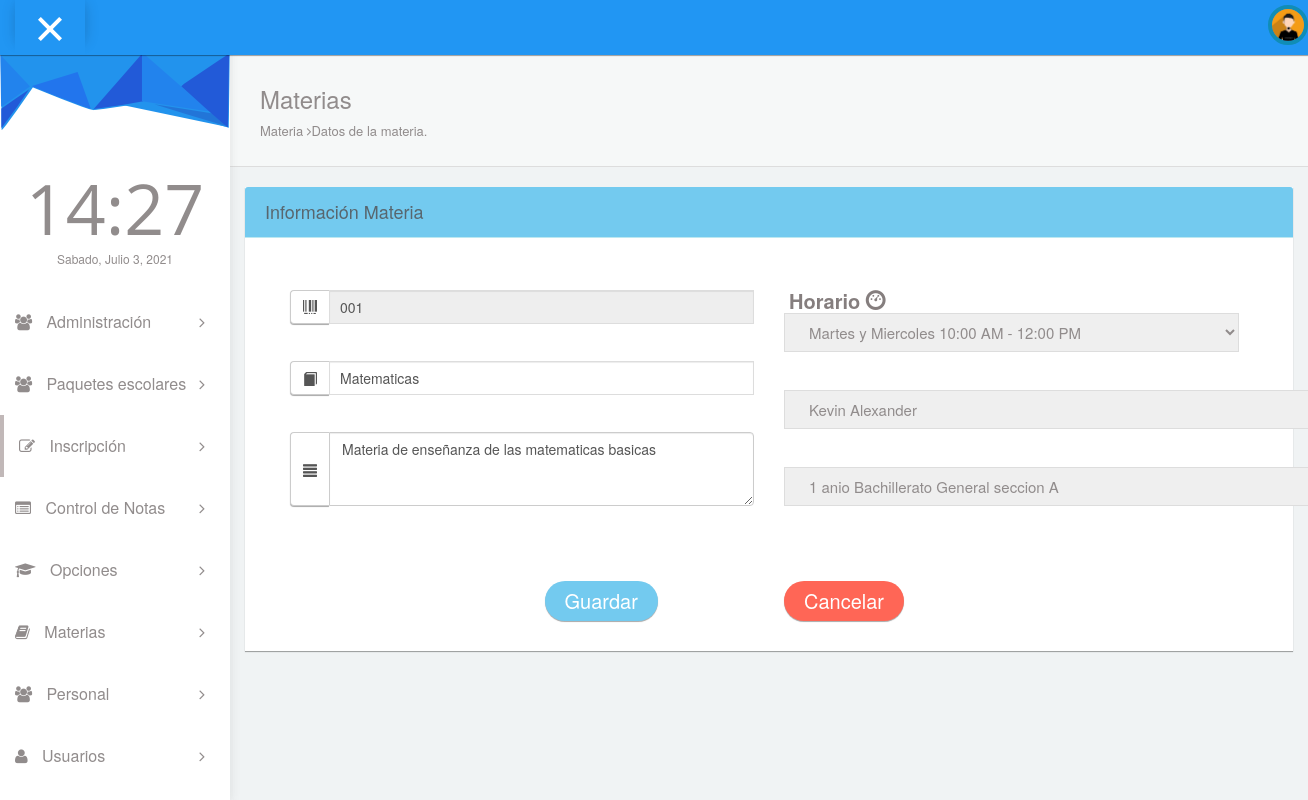
Page /pages/editmateria.php?id=1 on the committed database.
### tables this page shows
CREATE TABLE `tpersonal_materia` (
  `eid_pm` int(11) NOT NULL AUTO_INCREMENT,
  `efk_idpersonal` int(11) NOT NULL,
  `efk_idmateria` int(11) NOT NULL,
  PRIMARY KEY (`eid_pm`),
  KEY `fk_personal` (`efk_idpersonal`),
  KEY `fk_materia` (`efk_idmateria`),
  CONSTRAINT `fk_materia` FOREIGN KEY (`efk_idmateria`) REFERENCES `tmaterias` (`eid_materia`),
  CONSTRAINT `fk_personal` FOREIGN KEY (`efk_idpersonal`) REFERENCES `tpersonal` (`eid_personal`)
);

CREATE TABLE `tmaterias` (
  `eid_materia` int(11) NOT NULL AUTO_INCREMENT,
  `ccodigo` varchar(10) NOT NULL,
  `cnombre` varchar(30) NOT NULL,
  `cdescripcion` varchar(200) NOT NULL,
  `efk_idopcion` int(11) NOT NULL,
  `efk_idhorario` int(11) NOT NULL,
  `estado` int(11) NOT NULL,
  `anio` int(11) NOT NULL,
  PRIMARY KEY (`eid_materia`),
  KEY `fkopcion` (`efk_idopcion`),
  KEY `fkhorario_idx` (`efk_idhorario`),
  CONSTRAINT `fkhorario` FOREIGN KEY (`efk_idhorario`) REFERENCES `thorarios` (`eid_horario`) ON DELETE NO ACTION ON UPDATE NO ACTION,
  CONSTRAINT `fkopcion` FOREIGN KEY (`efk_idopcion`) REFERENCES `topciones` (`eid_opcion`)
);

### pages/editmateria.php (the view, shortened to what this page needs)
<?php
$id = $_REQUEST["id"];
include "../config/conexion.php";
$result = $conexion->query("select * from tmaterias,tpersonal_materia where eid_materia=" . $id." and efk_idmateria=".$id);
if ($result) {
    while ($fila = $result->fetch_object()) {
        $codigomateriaR   = $fila->ccodigo;
        $nombremateriaR   = $fila->cnombre;
        $descripcionR = $fila->cdescripcion;
        $idopcion = $fila->efk_idopcion;
        $idhorario = $fila->efk_idhorario;
        $iddocente=$fila->efk_idpersonal;
    }
}
?>
<!DOCTYPE html>
<html lang="en">
<head>
  <link rel="stylesheet" type="text/css" href="../asset/css/bootstrap.min.css">
  <link rel="stylesheet" type="text/css" href="../asset/css/plugins/font-awesome.min.css"/>
  <link rel="stylesheet" type="text/css" href="../asset/css/plugins/animate.min.css"/>
  <link rel="stylesheet" type="text/css" href="../asset/css/plugins/nouislider.min.css"/>
  <link rel="stylesheet" type="text/css" href="../asset/css/plugins/select2.min.css"/>
  <link rel="stylesheet" type="text/css" href="../asset/css/plugins/ionrangeslider/ion.rangeSlider.css"/>
  <link rel="stylesheet" type="text/css" href="../asset/css/plugins/ionrangeslider/ion.rangeSlider.skinFlat.css"/>
  <link rel="stylesheet" type="text/css" href="../asset/css/plugins/bootstrap-material-datetimepicker.css"/>
  <link rel="stylesheet" type="text/css" href="../asset/css/sweetalert2.css"/>
  <link href="https://cdnjs.cloudflare.com/ajax/libs/select2/4.0.6-rc.0/css/select2.min.css" rel="stylesheet" />
  <link href="../asset/css/style.css" rel="stylesheet">
</head>
<body id="mimin" class="dashboard">
   <?php include "header.php"?>
      <div class="container-fluid mimin-wrapper">
          <?php include "menu.php";?>
            <div id="content">
                <div class="panel box-shadow-none content-header">
                  <div class="panel-body">
                    <div class="col-md-12" >
                         <h3 class="animated fadeInLeft">Materias</h3>
                        <p class="animated fadeInDown">
                          Materia <span class="fa-angle-right fa"></span>Datos de la materia.
                        </p>
                    </div>
                  </div>
                </div>
                <div class="form-element">
                <form id="turismo" name="turismo" action="" method="post">
                <div class="col-md-12">
                  <div class="col-md-12 panel panel-info">
                    <div class="col-md-12 panel-heading">
                      <h4>Informaci&oacute;n Materia</h4>
                    </div>
                    <div class="col-md-12 panel-body" style="padding-bottom:30px;">
                      <div class="col-md-12">
                        <form class="cmxform" id="formcliente" method="post" action="">
                          <div class="col-md-6">
                           <div class="input-group">
                           <span class="input-group-addon"><i class="glyphicon glyphicon-barcode"></i></span>
                           <input id="codigom" type="text" class="form-control" name="codigom" placeholder="Codigo" readonly value="<?php echo $codigomateriaR; ?>">
                           </div>
                           <div class="input-group">
                           <span class="input-group-addon"><i class="glyphicon glyphicon-book"></i></span>
                           <input id="nombrem" type="text" class="form-control" name="nombrem"  placeholder="Nombre" onkeypress="return sololetras(event)" value="<?php echo $nombremateriaR; ?>">
                           </div>
                           <div class="input-group">
                           <span class="input-group-addon"><span class="glyphicon glyphicon-align-justify"></span></span>
                           <textarea rows="3" size="30" value="" id="descripcionm" name="descripcionm" class="form-control" placeholder="Descripción"><?php echo $descripcionR; ?></textarea>
                           </div>
                           </div>
                            <div class="col-md-6">
                            <div class="form-group form-animate-text" style="margin-top:36px !important;margin-bottom:30px !important;">
                            <span class="label label-default" style="width: 500px; font-size: 20px">Horario <i class="glyphicon glyphicon-dashboard"></i></span>
                              <select id="horario"   class="select2 show-tick" style="width: 455px; font-size: 15px" name="horario">
                               <?php
                      include '../config/conexion.php';
                      $result = $conexion->query("select eid_horario as id, cdia as dias, chora as bloque from thorarios where estado='1'");
                      if ($result) {
                        while ($fila = $result->fetch_object()) {
                           if ($idhorario==$fila->id) {
                              echo "<option selected value='".$fila->id."'>".$fila->dias." ".$fila->bloque."</option>";
                          } else {
                              echo "<option value='".$fila->id."'>".$fila->dias." ".$fila->bloque."</option>";
                          }
                           }
                      }
                       ?>
                              </select>
                            </div>
                            <div class="form-group form-animate-text" style="margin-top:38px !important;margin-bottom:38px !important;">
                              <select id="docente"   class="select2 show-tick" style="width: 568px; font-size: 15px" name="docente">
                               <?php
                      include '../config/conexion.php';
                      $result = $conexion->query("select p.eid_personal as id, p.cnombre as nombre, p.capellido as apellido from tpersonal as p, tcargos as c where p.efk_idcargo=c.eid_cargo and c.ccargo='Docente' and p.iestado='1'");
                      if ($result) {
                        while ($fila = $result->fetch_object()) {
                          if ($iddocente==$fila->id) {
                            echo "<option selected value='".$fila->id."'>".$fila->nombre."</option>";
                          } else {
                            echo "<option value='".$fila->id."'>".$fila->nombre."</option>";
                          }
                           }
                      }
                       ?>
                              </select>
                            </div>
                           <div class="form-group form-animate-text" style="margin-top:38px !important;margin-bottom:38px !important;">
                              <select id="opcion"   class="select2 show-tick" style="width: 568px; font-size: 15px" name="opcion">
                               <?php
                      include '../config/conexion.php';
                      $result = $conexion->query("select op.eid_opcion as id, gr.cgrado as grado,ba.cnombe as nombre, se.cseccion as seccion from topciones as op, tbachilleratos as ba, tsecciones as se, tgrado as gr, ttipobachillerato as ti where op.efk_bto=ba.eid_bachillerato and op.efk_grado=gr.eid_grado and op.efk_seccion=se.eid_seccion and ti.eid_tipo=ba.efk_tipo and op.eestado='1' ");
                      if ($result) {
                        while ($fila = $result->fetch_object()) {
                          if ($idopcion==$fila->id) {
                             echo "<option selected value='".$fila->id."'>".$fila->grado." anio ".$fila->nombre." seccion ".$fila->seccion."</option>";
                          } else {
                            echo "<option value='".$fila->id."'>".$fila->grado." anio ".$fila->nombre." seccion ".$fila->seccion."</option>";
                          }
                           }
                      }
                       ?>
                              </select>
                            </div>
                          </div>
                          <div class="col-md-12">
                            <div class="col-md-3">
                            </div>
                              <div class="col-md-3">
                              <br><br>
                               <input type="button" name="next" class="next action-button btn btn-info btn-sm btn-round" style="font-size:20px;" value="Guardar" onclick="verificar();"/>                          </div>
                          <div class="col-md-3">
                          <br><br>
                              <input type="button" name="next" class="next action-button btn btn-danger btn-sm btn-round" style="font-size:20px;" value="Cancelar" onclick="cancel();" />
                          </div>
                        </div>
                      </form>
                    </div>
                  </div>
                </div>
                </form>
              </div>
              </div>
              </div>
</body>
</html>

### rows in the picture
tpersonal_materia: codigom "001", nombrem "Matematicas", descripcionm "Materia de enseñanza de las matematicas basicas"

### other values in the picture
form field horario "Martes y Miercoles 10:00 AM - 12:00 PM"
form field docente "Kevin Alexander"
form field opcion "1 anio Bachillerato General seccion A"
